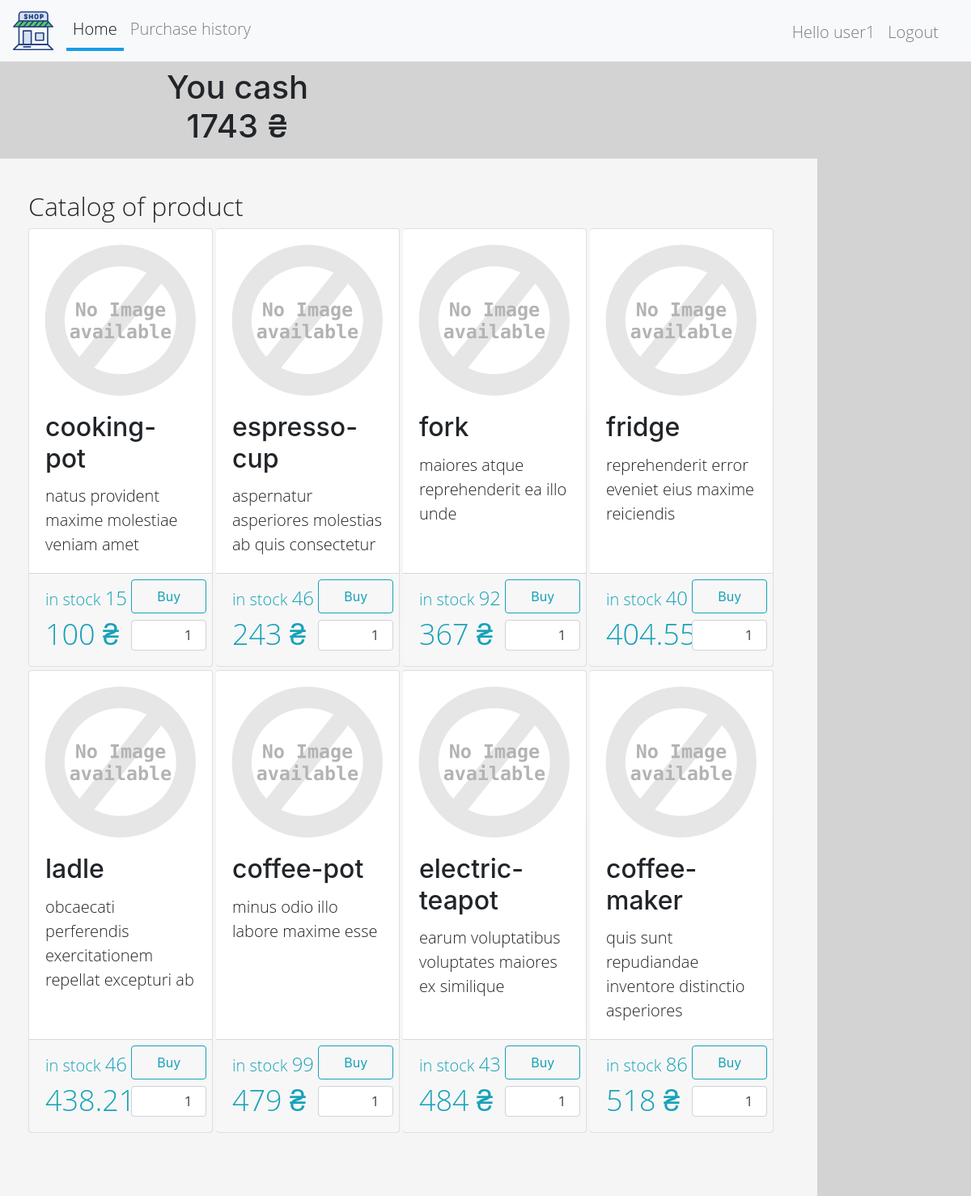
Screenshot of / (signed in) with the database file from the repository.
### shop/models.py (models this page shows, shortened)
class Profile(models.Model):
    user = models.OneToOneField(to=User, on_delete=models.CASCADE, related_name='profile')
    cash = models.DecimalField(
        decimal_places=2,
        max_digits=12,
        default=10000.00,
        validators=[MinValueValidator(Decimal('0.00'))]
    )

class Product(models.Model):
    name = models.CharField(max_length=50)
    description = models.CharField(max_length=256)
    price = models.DecimalField(
        decimal_places=2,
        max_digits=12,
        validators=[MinValueValidator(Decimal('0.00'))])
    photo = models.FileField(upload_to='shop/product_image/')
    count = models.PositiveIntegerField()

### shop/views.py (the view)
# urls.py: path('', IndexView.as_view(), name='index'),
class IndexView(YouCash, ListView):
    template_name = 'shop/product/index.html'
    model = models.Product
    queryset = model.objects.all()
    context_object_name = 'products'
    paginate_by = 8
    ordering = 'price'
    def get_context_data(self, **kwargs):  # todo for debug (delete)
        context = super().get_context_data(**kwargs)
        context.update({'purchase_create_form': forms.PurchaseCreateForm})
        return context

### shop/views.py (called while the page is built)
    def get_context_data(self, **kwargs):
        context = super().get_context_data(**kwargs)
        if self.request.user.pk is not None:
            context.update({'cash': self.request.user.profile.cash})
        return context

### shop/templates/shop/product/index.html (shortened to what this page needs)
{% extends 'shop/page_item/base.html' %}
{% load staticfiles %}
{% block content %}
    {% include 'shop/page_item/you_cash.html' %}
    <div class="col-md-10 col-sm-10 col-12 col box">
        <h2>Catalog of product</h2>
        <div class="card-group mx-0 px-0">
            {% for product in products %}
                {% include 'shop/product/card.html' %}
            {% empty %}
                <p>no product</p>
            {% endfor %}
        </div>
    </div>
{% endblock content %}

### shop/templates/shop/page_item/navbar.html
{% load staticfiles %}
<nav class="navbar navbar-expand-lg navbar-expand navbar-light bg-light ">
    <div class="collapse navbar-collapse">
        <a class="navbar-brand" href="#">
            <img src="{% static 'images/shop.svg' %}" width="50" height="50" alt="">
        </a>
        <ul class="navbar-nav pl-0 mr-auto">
            <li class="nav-item">
                <a class="nav-link" href="{% url 'shop:index' %}">Home</a>
            </li>
            {% if user.is_authenticated %}
                {% if user.is_superuser %}
                    <li class="nav-item">
                        <a class="nav-link" href="{% url 'shop:product_create' %}">Create product</a>
                    </li>
                    <li class="nav-item">
                        <a class="nav-link" href="{% url 'shop:return_list' %}">Return list</a>
                    </li>
                {% else %}
                    <li class="nav-item">
                        <a class="nav-link" href="{% url 'shop:purchase_list'%}">Purchase history</a>
                    </li>
                {% endif %}
            {% endif %}
        </ul>
        <ul class="navbar-nav pl-0 pb-0 mt-2 mr-3" style="height: 50px">
            {% if not user.is_authenticated %}
                <p class="navbar-text mx-2" id="nav-text">Hello Guest</p>
                <li class="nav-item">
                    <a class="nav-link" href="{% url 'shop:user_create' %}">Register</a>
                </li>
                <p class="navbar-text mx-2"> or </p>
                <li class="nav-item">
                    <a class="nav-link" href="{% url 'shop:user_login' %}">Login</a>
                </li>
            {% else %}
                <p class="nav-item nav-link">Hello {{ user }}</p>
                <li class="nav-item">
                    <a class="nav-link" href="{% url 'shop:user_logout' %}">Logout</a>
                </li>
            {% endif %}
        </ul>
    </div>
</nav>

### shop/templates/shop/page_item/you_cash.html
{% if user.is_authenticated and not user.is_superuser %}
    <div id="cash">
        <h1 class="nav-link text-center">
            You cash <br> {{ cash|floatformat:"-2" }} ₴
        </h1>
    </div>
{% endif %}

### shop/templates/shop/product/card.html
{% load staticfiles %}
<div class="card rounded col-3 px-0 ml-0 mb-1 mr-1">
    <img class="card-img-top" src="{{ MEDIA_URL }}{{ product.photo }}" alt="image"
         onerror="if (this.src != 'static/images/alt.svg') this.src = '{% static "images/alt.svg" %}'"
    >
    <div class="card-body pt-0">
        <h5 class="card-title">{{ product.name }}</h5>
        <p class="card-text">{{ product.description }}</p>
    </div>
    <div class="card-footer pt-1" style="position: relative">
        <div class="button-box">
            {% if user.is_authenticated %}
                {% if user.is_superuser %}
                    {% include 'shop/product/update_button_form.html' %}
                {% else %}
                    {% include 'shop/purchase/create_form.html' %}
                {% endif %}
            {% endif %}
        </div>
        <p class="text-info m-0 p-0 mt-2">in stock
            <span class="in-stock">{{ product.count }}</span></p>
        <p class="text-info m-0 p-0"><span class="cost">{{ product.price|floatformat:'-2' }} ₴</span></p>
    </div>
</div>

### shop/templates/shop/purchase/create_form.html (shortened to what this page needs)
<form class="px-0" action="{% url 'shop:purchase_create' product.pk %}" method="post">
    <button
            type="submit"
            class="col nav-link btn btn-outline-info mx-auto"
    >Buy
    </button>
    <input type="number"
        {% if product.count == 0 %}
           disabled
           value="0"
        {% else %}
           value="1"
        {% endif %}
           min="0"
           max="{{ product.count }}"
           class="numberinput form-control pl-2 pr-1 py-3 text-right m-0 mt-2"
           required=""
           name="count"
           id="id_count_{{ product.pk }}">
</form>

### files/static/css/style.css (style rules this page uses)
body { background-color: lightgrey; }
h2 { font-family: "Open Sans Light", sans-serif; }
p { font-family: "Open Sans Light", sans-serif; font-size: 20px; }
li { font-family: "Open Sans Light", sans-serif; font-size: 20px; }
.box { background-color: whitesmoke; padding: 40px 50px 50px; }
.nav-link.active { border-bottom: 4px solid #149ee6; }
.nav-item { font-family: "Open Sans Light", sans-serif; font-size: 20px; }
.btn { white-space: nowrap; }
.cost { font-size: 180%; }
.in-stock { font-size: 120%; }
.card-title { font-size: 200%; }
.button-box { position: absolute; top: 6%; right: 3%; }

### rows the page displays
Profile: cash "1743"
Product: name "cooking-pot", description "natus provident maxime molestiae veniam amet", count "1", count "15", price "100"
Product: name "espresso-cup", description "aspernatur asperiores molestias ab quis consectetur", count "1", count "46", price "243"
Product: name "fork", description "maiores atque reprehenderit ea illo unde", count "1", count "92", price "367"
Product: name "fridge", description "reprehenderit error eveniet eius maxime reiciendis", count "1", count "40", price "404.55"
Product: name "ladle", description "obcaecati perferendis exercitationem repellat excepturi ab", count "1", count "46", price "438.21"
Product: name "coffee-pot", description "minus odio illo labore maxime esse", count "1", count "99", price "479"
Product: name "electric-teapot", description "earum voluptatibus voluptates maiores ex similique", count "1", count "43", price "484"
Product: name "coffee-maker", description "quis sunt repudiandae inventore distinctio asperiores", count "1", count "86", price "518"

### other values shown
{{ user }} "user1"
